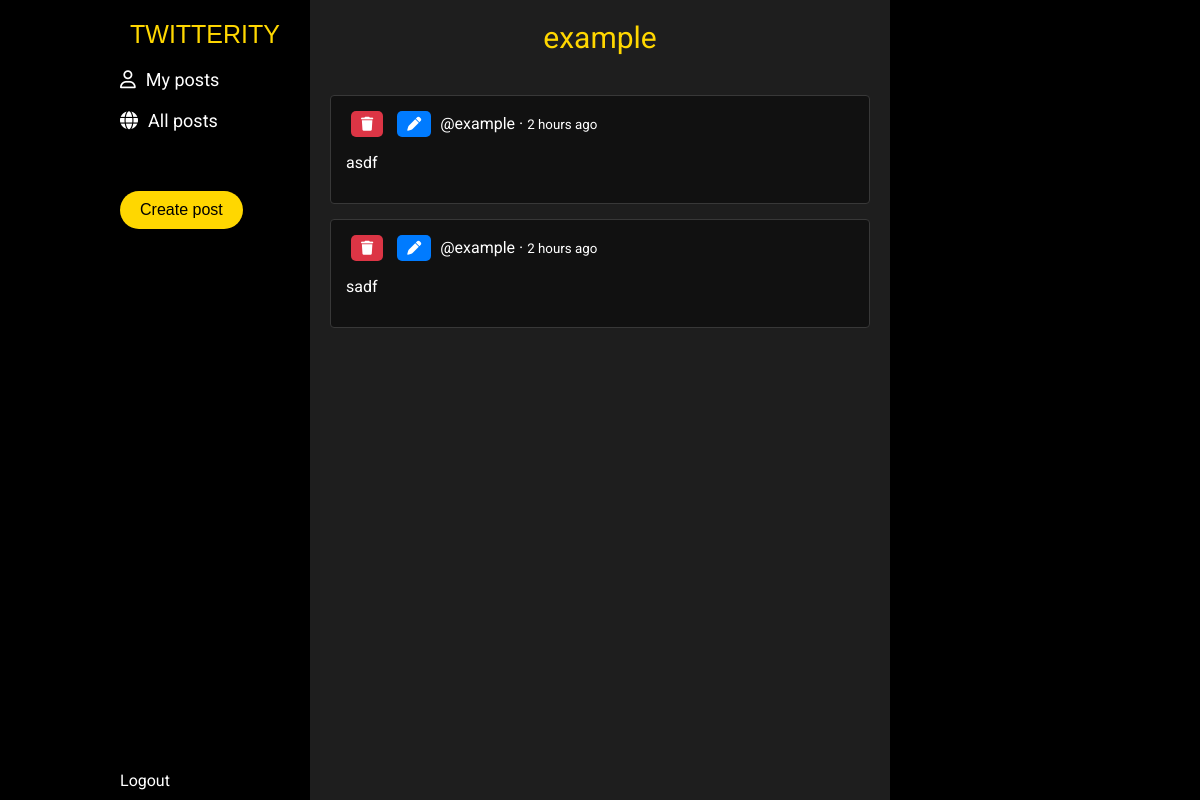
The page /dashboard (signed in) on the database as committed earlier.
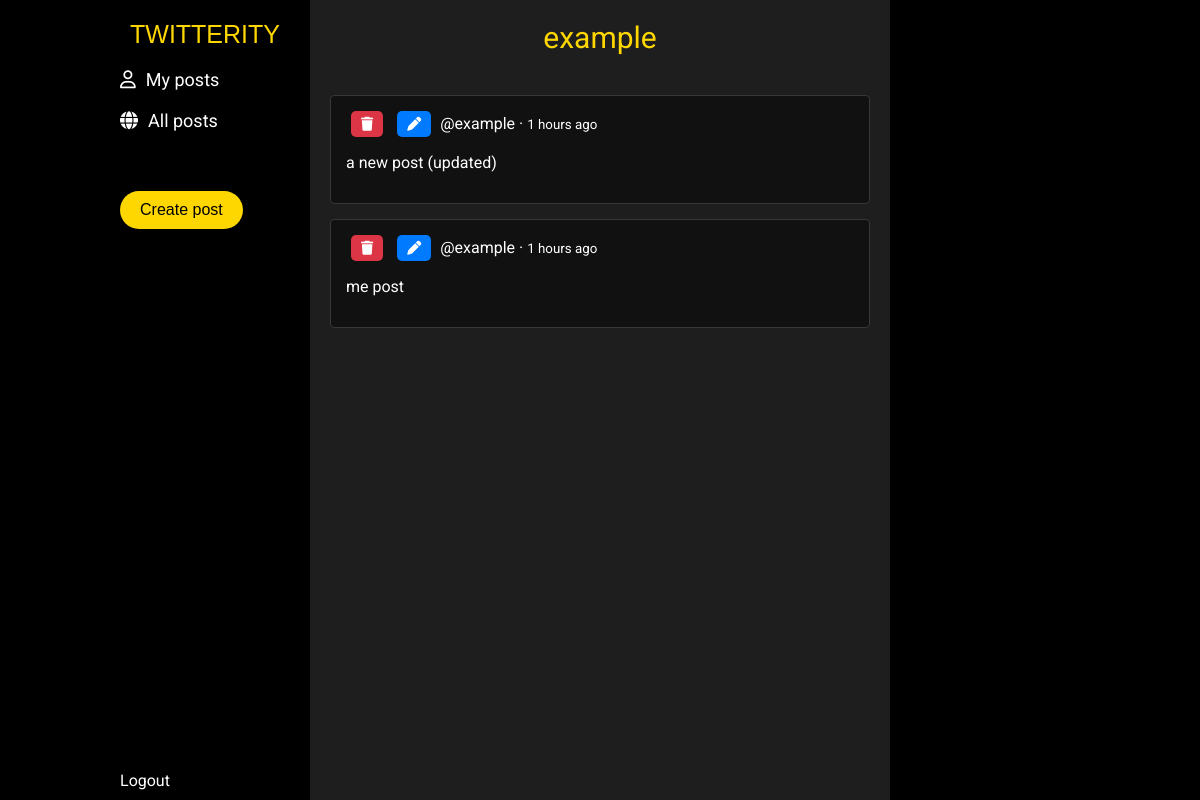
The same page on the database as committed later.
### tables this page shows
CREATE TABLE posts (
                id INTEGER PRIMARY KEY AUTOINCREMENT,
                user_id INTEGER NOT NULL,
                content TEXT NOT NULL,
                created_at DATETIME DEFAULT CURRENT_TIMESTAMP,
                FOREIGN KEY (user_id) REFERENCES users(id)
            );

### controllers/PageController.php (called while the page is built, shortened)
<?php
require_once __DIR__ . '/../classes/Auth.php';
require_once __DIR__ . '/PostController.php';
class PageController {
    public static function dashboard() {
        $userId = Auth::getCurrentUserId();
        $posts = PostController::getUserPosts($userId);
        View::renderWithLayout('partials/dashboard-content', [
            'posts' => $posts,
            'pageTitle' => 'My Posts',
            'includeFontAwesome' => true,
            'includeJQuery' => true,
            'includeScript' => true
        ]);
    }
}

### classes/Router.php (called while the page is built, shortened)
<?php
class Router {
    private static $routes = [];
    private static function addRoute($methods, $uri, $controller, $action) {
        if (!is_array($methods)) {
            $methods = [$methods];
        }
        foreach ($methods as $method) {
            self::$routes[$method][$uri] = [
                'controller' => $controller,
                'action' => $action
            ];
        }
    }
    public static function dispatch() {
        $method = $_SERVER['REQUEST_METHOD'];
        $uri = self::getUri();
        if (isset(self::$routes[$method][$uri])) {
            return self::executeRoute(self::$routes[$method][$uri]);
        }
    }
    private static function getUri() {
        $uri = $_SERVER['REQUEST_URI'];
        return $uri;
    }
    private static function executeRoute($route) {
        $controllerName = $route['controller'];
        if (strpos($controllerName, '::') !== false) {
            list($class, $method) = explode('::', $controllerName);
            if (class_exists($class) && method_exists($class, $method)) {
                return $class::$method();
            }
        }
    }
}

### index.php (called while the page is built, shortened)
<?php
require_once __DIR__ . '/classes/Environment.php';
require_once __DIR__ . '/classes/Database.php';
require_once __DIR__ . '/classes/Post.php';
require_once __DIR__ . '/classes/Auth.php';
require_once __DIR__ . '/classes/Router.php';
require_once __DIR__ . '/controllers/PostController.php';
require_once __DIR__ . '/controllers/PageController.php';
Router::dispatch();

### classes/Auth.php (called while the page is built, shortened)
<?php
class Auth {
    public static function getCurrentUserId() {
        return $_SESSION['userid'] ?? null;
    }
    public static function getCurrentUserName() {
        return $_SESSION['name'] ?? null;
    }
}

### classes/Environment.php (called while the page is built, shortened)
<?php
class Environment {
    private static $env = [];
    public static function load($filePath = '.env') {
        $lines = file($filePath, FILE_IGNORE_NEW_LINES | FILE_SKIP_EMPTY_LINES);
        foreach ($lines as $line) {
            if (strpos($line, '=') !== false) {
                list($key, $value) = explode('=', $line, 2);
                $key = trim($key);
                $value = trim($value);
                self::$env[$key] = $value;
            }
        }
    }
    public static function get($key, $default = null) {
        return self::$env[$key] ?? $default;
    }
}

### classes/Database.php (called while the page is built, shortened)
<?php
require_once __DIR__ . '/Environment.php';
class Database {
    private static $instance = null;
    private $connection;
    private $dbType;
    private $config;
    private function __construct() {
        $this->dbType = Environment::get('DB_TYPE', 'sqlite');
    }
    public static function getInstance() {
        if (self::$instance === null) {
            self::$instance = new self();
        }
        return self::$instance;
    }
    private function loadConfig() {
        if ($this->dbType === 'mysql') {
            $this->config = [
                'host' => Environment::get('DB_MYSQL_HOST', 'localhost'),
                'port' => Environment::get('DB_MYSQL_PORT', '3306'),
                'database' => Environment::get('DB_MYSQL_DATABASE', 'twitterity'),
                'username' => Environment::get('DB_MYSQL_USERNAME', 'root'),
                'password' => Environment::get('DB_MYSQL_PASSWORD', ''),
                'charset' => Environment::get('DB_MYSQL_CHARSET', 'utf8mb4')
            ];
        } else {
            $this->config = [
                'path' => Environment::get('DB_SQLITE_PATH', 'database.sqlite')
            ];
        }
    }
    private function connect() {
        try {
            if ($this->dbType === 'mysql') {
                $dsn = "mysql:host={$this->config['host']};port={$this->config['port']};dbname={$this->config['database']};charset={$this->config['charset']}";
                $this->connection = new PDO($dsn, $this->config['username'], $this->config['password']);
            } else {
                $sqlitePath = __DIR__ . '/../' . $this->config['path'];
                $this->connection = new PDO('sqlite:' . $sqlitePath);
            }
            $this->connection->setAttribute(PDO::ATTR_ERRMODE, PDO::ERRMODE_EXCEPTION);
            $this->connection->setAttribute(PDO::ATTR_DEFAULT_FETCH_MODE, PDO::FETCH_ASSOC);
        } catch (PDOException $e) {
            die("Error: Database connection failed. " . $e->getMessage());
        }
    }
    private function createSQLiteTables() {
        $this->connection->exec("
            CREATE TABLE IF NOT EXISTS users (
                id INTEGER PRIMARY KEY AUTOINCREMENT,
                name TEXT NOT NULL,
                email TEXT UNIQUE NOT NULL,
                password TEXT NOT NULL,
                created_at DATETIME DEFAULT CURRENT_TIMESTAMP
            )
        ");
        $this->connection->exec("
            CREATE TABLE IF NOT EXISTS posts (
                id INTEGER PRIMARY KEY AUTOINCREMENT,
                user_id INTEGER NOT NULL,
                content TEXT NOT NULL,
                created_at DATETIME DEFAULT CURRENT_TIMESTAMP,
                FOREIGN KEY (user_id) REFERENCES users(id)
            )
        ");
    }
    public function prepare($sql) {
        return $this->connection->prepare($sql);
    }
}

### classes/Post.php (called while the page is built, shortened)
<?php
require_once 'Database.php';
class Post {
    public static function getPostsByUserId($userId) {
        $db = Database::getInstance();
        $stmt = $db->prepare("SELECT * FROM posts WHERE user_id = ? ORDER BY created_at DESC");
        $stmt->execute([$userId]);
        return $stmt->fetchAll();
    }
    public static function calculateTimeAgo($datetime) {
        $now = new DateTime();
        $created_at = new DateTime($datetime);
        $diff = $now->diff($created_at);
        if ($diff->y > 0) {
            return $diff->y . ' years ago';
        } elseif ($diff->m > 0) {
            return $diff->m . ' months ago';
        } elseif ($diff->d > 0) {
            return $diff->d . ' days ago';
        } elseif ($diff->h > 0) {
            return $diff->h . ' hours ago';
        } elseif ($diff->i > 0) {
            return $diff->i . ' minutes ago';
        } elseif ($diff->s > 0) {
            return $diff->s . ' seconds ago';
        }
        return 'just now';
    }
}

### controllers/PostController.php (called while the page is built, shortened)
<?php
require_once __DIR__ . '/../classes/Post.php';
require_once __DIR__ . '/../classes/Auth.php';
class PostController {
    public static function getUserPosts($userId) {
        return Post::getPostsByUserId($userId);
    }
}

### views/partials/dashboard-content.php (the view, shortened to what the changed rows need)
<div class="wrapper">
    <div class="main">
        <div class="vievpost">
            <div class="postlist">
                <?php if (!empty($posts)): ?>
                    <?php foreach ($posts as $post): ?>
                        <div class="vievpostitem" id="post-<?php echo $post['id']; ?>">
                            <div class="post-actions">
                                <button class="btn-delete" onclick="deletePost(<?php echo $post['id']; ?>)"><i class="fa-solid fa-trash"></i></button>
                                <button class="btn-edit" onclick="editPost(<?php echo $post['id']; ?>)"><i class="fa-solid fa-pen"></i></button>
                                <?php $time_ago = Post::calculateTimeAgo($post['created_at']); ?>
                                <?php echo '@' . Auth::getCurrentUserName() . ' &middot ' . '<small>' . $time_ago . '</small>' ?>
                                <p><?php echo htmlspecialchars($post['content']); ?></p>
                            </div>
                        </div>
                    <?php endforeach; ?>
                <?php else: ?>
                    <p class="no-posts">You have no posts yet</p>
                <?php endif; ?>
            </div>
        </div>
    </div>
</div>

Rows that differ between the two databases and show on the page:
removed posts: created_at "2 hours ago", content "asdf"
removed posts: created_at "2 hours ago", content "sadf"
added posts: created_at "1 hours ago", content "a new post (updated)"
added posts: created_at "1 hours ago", content "me post"
